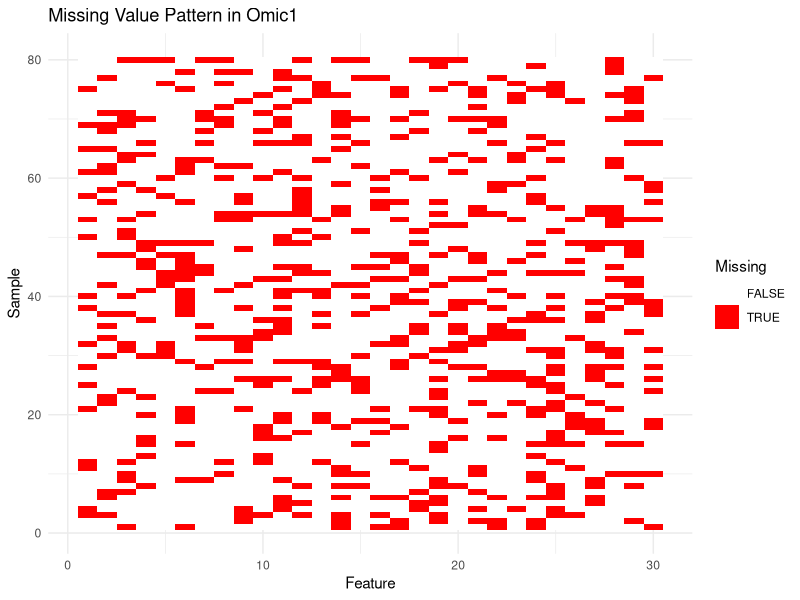

Source code (R):
# Load required packages
library(ggplot2)
library(reshape2)

# Define the simulation function (as discussed earlier)
simulate_multi_omics_pmf <- function(n_samples = 100, 
                                     omic_features = c(50, 60, 40),
                                     r_shared = 5, 
                                     r_specific = 3, 
                                     noise_sd = 0.1, 
                                     missing_prob = 0.2, 
                                     seed = 123) {
  set.seed(seed)
  K <- length(omic_features)
  U_shared <- matrix(rnorm(n_samples * r_shared), n_samples, r_shared)
  omics <- list()
  
  for (k in 1:K) {
    p_k <- omic_features[k]
    V_k <- matrix(rnorm(p_k * r_shared), p_k, r_shared)
    W_k <- matrix(rnorm(p_k * r_specific), p_k, r_specific)
    U_k <- matrix(rnorm(n_samples * r_specific), n_samples, r_specific)
    
    X_k <- U_shared %*% t(V_k) + U_k %*% t(W_k)
    X_k <- X_k + matrix(rnorm(n_samples * p_k, sd = noise_sd), n_samples, p_k)
    
    mask <- matrix(runif(n_samples * p_k) > missing_prob, n_samples, p_k)
    X_k[!mask] <- NA
    
    omics[[k]] <- X_k
  }
  
  names(omics) <- paste0("omic", seq_len(K))
  return(list(omics = omics, U_shared = U_shared, V_k=V_k))
}

# 🔄 Run the simulation
sim_data <- simulate_multi_omics_pmf(n_samples = 80, 
                                     omic_features = c(30, 40), 
                                     r_shared = 4, 
                                     r_specific = 2, 
                                     noise_sd = 0.05, 
                                     missing_prob = 0.25)

# 📦 View the structure
str(sim_data)

# 👁️ Preview omic1
head(sim_data$omics$omic1)

# 📊 Visualize the missing pattern for omic1
X1 <- sim_data$omics$omic1
X1_df <- melt(X1)
names(X1_df) <- c("Sample", "Feature", "Value")
X1_df$Missing <- is.na(X1_df$Value)

ggplot(X1_df, aes(x = Feature, y = Sample, fill = Missing)) +
  geom_tile() +
  scale_fill_manual(values = c("TRUE" = "red", "FALSE" = "white")) +
  labs(title = "Missing Value Pattern in Omic1", fill = "Missing") +
  theme_minimal()
